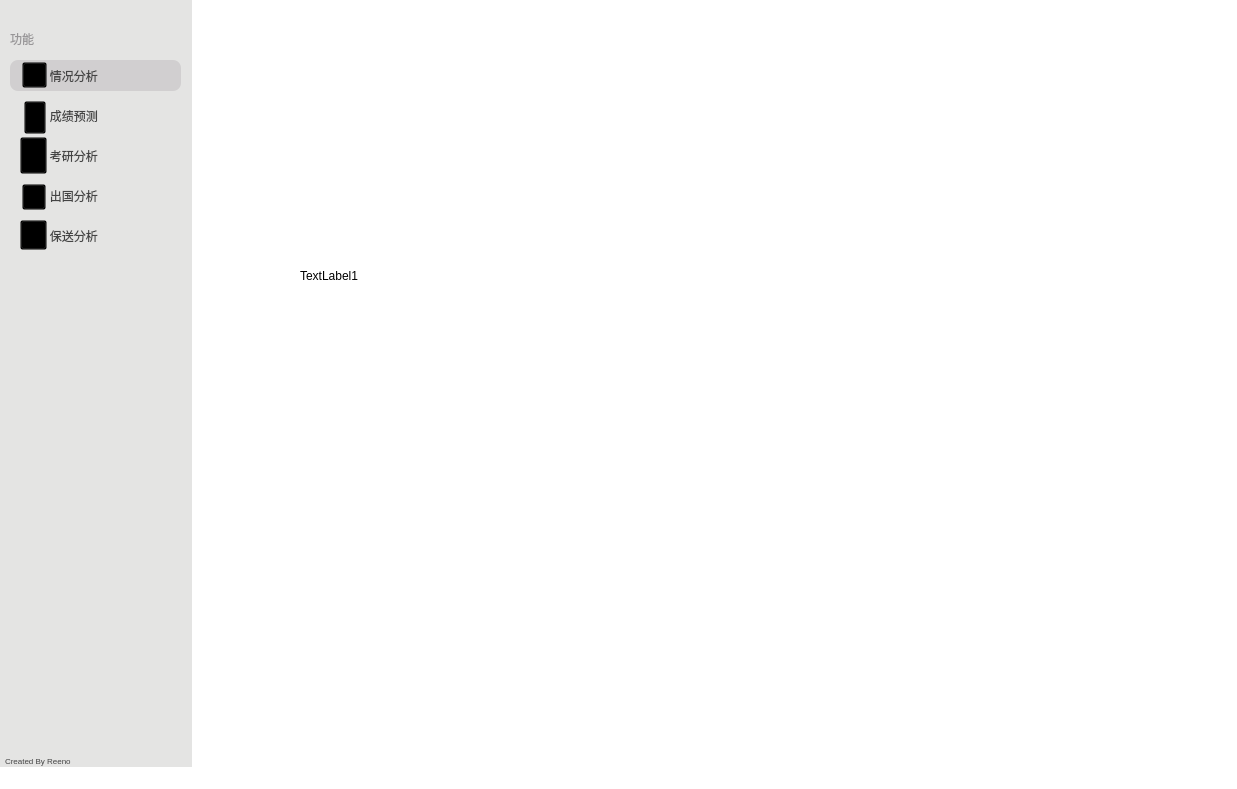
<?xml version="1.0" encoding="UTF-8"?>
<ui version="4.0">
 <class>MainWindow</class>
 <widget class="QMainWindow" name="MainWindow">
  <property name="geometry">
   <rect>
    <x>0</x>
    <y>0</y>
    <width>1237</width>
    <height>789</height>
   </rect>
  </property>
  <property name="minimumSize">
   <size>
    <width>1071</width>
    <height>705</height>
   </size>
  </property>
  <property name="maximumSize">
   <size>
    <width>2000</width>
    <height>2000</height>
   </size>
  </property>
  <property name="windowTitle">
   <string>MainWindow</string>
  </property>
  <property name="styleSheet">
   <string notr="true">background:rgb(255, 255, 255)</string>
  </property>
  <widget class="QWidget" name="centralwidget">
   <widget class="QListView" name="Left_Area">
    <property name="enabled">
     <bool>false</bool>
    </property>
    <property name="geometry">
     <rect>
      <x>0</x>
      <y>-50</y>
      <width>192</width>
      <height>851</height>
     </rect>
    </property>
    <property name="autoFillBackground">
     <bool>false</bool>
    </property>
    <property name="styleSheet">
     <string notr="true">background-color:rgb(228, 228, 227);
border:transparent;
</string>
    </property>
   </widget>
   <widget class="QStackedWidget" name="stackedWidget">
    <property name="geometry">
     <rect>
      <x>200</x>
      <y>0</y>
      <width>1031</width>
      <height>781</height>
     </rect>
    </property>
    <property name="styleSheet">
     <string notr="true">background-color:rgb(255, 255, 255)</string>
    </property>
    <property name="currentIndex">
     <number>0</number>
    </property>
    <widget class="QWidget" name="page_1">
     <widget class="QLabel" name="label_3">
      <property name="geometry">
       <rect>
        <x>100</x>
        <y>40</y>
        <width>571</width>
        <height>471</height>
       </rect>
      </property>
      <property name="text">
       <string>TextLabel1</string>
      </property>
     </widget>
    </widget>
    <widget class="QWidget" name="page_2">
     <widget class="QLabel" name="label_4">
      <property name="geometry">
       <rect>
        <x>310</x>
        <y>300</y>
        <width>291</width>
        <height>161</height>
       </rect>
      </property>
      <property name="text">
       <string>TextLabel2</string>
      </property>
     </widget>
    </widget>
    <widget class="QWidget" name="page_3">
     <widget class="QLabel" name="label_5">
      <property name="geometry">
       <rect>
        <x>210</x>
        <y>260</y>
        <width>381</width>
        <height>191</height>
       </rect>
      </property>
      <property name="text">
       <string>TextLabel3</string>
      </property>
     </widget>
    </widget>
    <widget class="QWidget" name="page_4">
     <widget class="QLabel" name="label">
      <property name="geometry">
       <rect>
        <x>260</x>
        <y>180</y>
        <width>221</width>
        <height>121</height>
       </rect>
      </property>
      <property name="text">
       <string>TextLabel4</string>
      </property>
     </widget>
    </widget>
    <widget class="QWidget" name="page_5">
     <widget class="QLabel" name="label_2">
      <property name="geometry">
       <rect>
        <x>290</x>
        <y>240</y>
        <width>251</width>
        <height>141</height>
       </rect>
      </property>
      <property name="text">
       <string>TextLabel5</string>
      </property>
     </widget>
    </widget>
   </widget>
   <widget class="QLabel" name="label_6">
    <property name="geometry">
     <rect>
      <x>10</x>
      <y>30</y>
      <width>26</width>
      <height>18</height>
     </rect>
    </property>
    <property name="styleSheet">
     <string notr="true">background-color:rgb(228, 228, 227);
color:rgb(152, 150, 152);</string>
    </property>
    <property name="text">
     <string>功能</string>
    </property>
   </widget>
   <widget class="QToolButton" name="toolButton">
    <property name="geometry">
     <rect>
      <x>22</x>
      <y>62</y>
      <width>25</width>
      <height>26</height>
     </rect>
    </property>
    <property name="styleSheet">
     <string notr="true">background-color:transparent;
border-image:url(:/1.png)</string>
    </property>
    <property name="text">
     <string/>
    </property>
   </widget>
   <widget class="QToolButton" name="toolButton_2">
    <property name="geometry">
     <rect>
      <x>22</x>
      <y>184</y>
      <width>24</width>
      <height>26</height>
     </rect>
    </property>
    <property name="styleSheet">
     <string notr="true">border-image:url(:/2.png);
background-color:transparent;</string>
    </property>
    <property name="text">
     <string/>
    </property>
   </widget>
   <widget class="QToolButton" name="toolButton_3">
    <property name="geometry">
     <rect>
      <x>20</x>
      <y>220</y>
      <width>27</width>
      <height>30</height>
     </rect>
    </property>
    <property name="styleSheet">
     <string notr="true">border-image:url(:/3.png);
background-color:transparent;</string>
    </property>
    <property name="text">
     <string/>
    </property>
   </widget>
   <widget class="QToolButton" name="toolButton_4">
    <property name="geometry">
     <rect>
      <x>20</x>
      <y>137</y>
      <width>27</width>
      <height>37</height>
     </rect>
    </property>
    <property name="styleSheet">
     <string notr="true">border-image:url(:/4.png);
background-color:transparent;</string>
    </property>
    <property name="text">
     <string/>
    </property>
   </widget>
   <widget class="QToolButton" name="toolButton_5">
    <property name="geometry">
     <rect>
      <x>24</x>
      <y>101</y>
      <width>22</width>
      <height>33</height>
     </rect>
    </property>
    <property name="styleSheet">
     <string notr="true">border-image:url(:/5.png);
background-color:transparent;</string>
    </property>
    <property name="text">
     <string/>
    </property>
   </widget>
   <widget class="QFrame" name="frame">
    <property name="geometry">
     <rect>
      <x>0</x>
      <y>0</y>
      <width>192</width>
      <height>781</height>
     </rect>
    </property>
    <property name="styleSheet">
     <string notr="true">background-color:transparent;
border:transparent;</string>
    </property>
    <property name="frameShape">
     <enum>QFrame::StyledPanel</enum>
    </property>
    <property name="frameShadow">
     <enum>QFrame::Raised</enum>
    </property>
    <widget class="QPushButton" name="pushButton_5">
     <property name="geometry">
      <rect>
       <x>10</x>
       <y>220</y>
       <width>171</width>
       <height>32</height>
      </rect>
     </property>
     <property name="styleSheet">
      <string notr="true">QPushButton{background-color: rgb(228, 228, 227);border:1px rgb(225, 225, 225);border-radius:8px;padding:2px 4px;color:rgb(68,68,68);}
QPushButton:checked{background-color:rgb(209, 207, 208);border:1px rgb(209, 207, 208);border-radius:8px;padding:2px 4px;color:rgb(68,68,68);}</string>
     </property>
     <property name="text">
      <string>保送分析             </string>
     </property>
     <property name="checkable">
      <bool>true</bool>
     </property>
     <property name="autoExclusive">
      <bool>true</bool>
     </property>
     <property name="flat">
      <bool>false</bool>
     </property>
    </widget>
    <widget class="QPushButton" name="pushButton_4">
     <property name="geometry">
      <rect>
       <x>10</x>
       <y>180</y>
       <width>171</width>
       <height>32</height>
      </rect>
     </property>
     <property name="styleSheet">
      <string notr="true">QPushButton{background-color: rgb(228, 228, 227);border:1px rgb(225, 225, 225);border-radius:8px;padding:2px 4px;color:rgb(68,68,68);}
QPushButton:checked{background-color:rgb(209, 207, 208);border:1px rgb(209, 207, 208);border-radius:8px;padding:2px 4px;color:rgb(68,68,68);}</string>
     </property>
     <property name="text">
      <string>出国分析             </string>
     </property>
     <property name="checkable">
      <bool>true</bool>
     </property>
     <property name="autoExclusive">
      <bool>true</bool>
     </property>
    </widget>
    <widget class="QPushButton" name="pushButton_3">
     <property name="geometry">
      <rect>
       <x>10</x>
       <y>140</y>
       <width>171</width>
       <height>32</height>
      </rect>
     </property>
     <property name="styleSheet">
      <string notr="true">QPushButton{background-color: rgb(228, 228, 227);border:1px rgb(225, 225, 225);border-radius:8px;padding:2px 4px;color:rgb(68,68,68);}
QPushButton:checked{background-color:rgb(209, 207, 208);border:1px rgb(209, 207, 208);border-radius:8px;padding:2px 4px;color:rgb(68,68,68);}</string>
     </property>
     <property name="text">
      <string>考研分析             </string>
     </property>
     <property name="checkable">
      <bool>true</bool>
     </property>
     <property name="autoExclusive">
      <bool>true</bool>
     </property>
    </widget>
    <widget class="QPushButton" name="pushButton_2">
     <property name="geometry">
      <rect>
       <x>10</x>
       <y>100</y>
       <width>171</width>
       <height>32</height>
      </rect>
     </property>
     <property name="styleSheet">
      <string notr="true">QPushButton{background-color: rgb(228, 228, 227);border:1px rgb(225, 225, 225);border-radius:8px;padding:2px 4px;color:rgb(68,68,68);}
QPushButton:checked{background-color:rgb(209, 207, 208);border:1px rgb(209, 207, 208);border-radius:8px;padding:2px 4px;color:rgb(68,68,68);}
</string>
     </property>
     <property name="text">
      <string>成绩预测             </string>
     </property>
     <property name="checkable">
      <bool>true</bool>
     </property>
     <property name="autoExclusive">
      <bool>true</bool>
     </property>
    </widget>
    <widget class="QPushButton" name="pushButton">
     <property name="enabled">
      <bool>true</bool>
     </property>
     <property name="geometry">
      <rect>
       <x>10</x>
       <y>60</y>
       <width>171</width>
       <height>31</height>
      </rect>
     </property>
     <property name="palette">
      <palette>
       <active>
        <colorrole role="WindowText">
         <brush brushstyle="SolidPattern">
          <color alpha="255">
           <red>68</red>
           <green>68</green>
           <blue>68</blue>
          </color>
         </brush>
        </colorrole>
        <colorrole role="Button">
         <brush brushstyle="SolidPattern">
          <color alpha="255">
           <red>228</red>
           <green>228</green>
           <blue>227</blue>
          </color>
         </brush>
        </colorrole>
        <colorrole role="Text">
         <brush brushstyle="SolidPattern">
          <color alpha="255">
           <red>68</red>
           <green>68</green>
           <blue>68</blue>
          </color>
         </brush>
        </colorrole>
        <colorrole role="ButtonText">
         <brush brushstyle="SolidPattern">
          <color alpha="255">
           <red>68</red>
           <green>68</green>
           <blue>68</blue>
          </color>
         </brush>
        </colorrole>
        <colorrole role="Base">
         <brush brushstyle="SolidPattern">
          <color alpha="255">
           <red>228</red>
           <green>228</green>
           <blue>227</blue>
          </color>
         </brush>
        </colorrole>
        <colorrole role="Window">
         <brush brushstyle="SolidPattern">
          <color alpha="255">
           <red>228</red>
           <green>228</green>
           <blue>227</blue>
          </color>
         </brush>
        </colorrole>
       </active>
       <inactive>
        <colorrole role="WindowText">
         <brush brushstyle="SolidPattern">
          <color alpha="255">
           <red>68</red>
           <green>68</green>
           <blue>68</blue>
          </color>
         </brush>
        </colorrole>
        <colorrole role="Button">
         <brush brushstyle="SolidPattern">
          <color alpha="255">
           <red>228</red>
           <green>228</green>
           <blue>227</blue>
          </color>
         </brush>
        </colorrole>
        <colorrole role="Text">
         <brush brushstyle="SolidPattern">
          <color alpha="255">
           <red>68</red>
           <green>68</green>
           <blue>68</blue>
          </color>
         </brush>
        </colorrole>
        <colorrole role="ButtonText">
         <brush brushstyle="SolidPattern">
          <color alpha="255">
           <red>68</red>
           <green>68</green>
           <blue>68</blue>
          </color>
         </brush>
        </colorrole>
        <colorrole role="Base">
         <brush brushstyle="SolidPattern">
          <color alpha="255">
           <red>228</red>
           <green>228</green>
           <blue>227</blue>
          </color>
         </brush>
        </colorrole>
        <colorrole role="Window">
         <brush brushstyle="SolidPattern">
          <color alpha="255">
           <red>228</red>
           <green>228</green>
           <blue>227</blue>
          </color>
         </brush>
        </colorrole>
       </inactive>
       <disabled>
        <colorrole role="WindowText">
         <brush brushstyle="SolidPattern">
          <color alpha="255">
           <red>68</red>
           <green>68</green>
           <blue>68</blue>
          </color>
         </brush>
        </colorrole>
        <colorrole role="Button">
         <brush brushstyle="SolidPattern">
          <color alpha="255">
           <red>228</red>
           <green>228</green>
           <blue>227</blue>
          </color>
         </brush>
        </colorrole>
        <colorrole role="Text">
         <brush brushstyle="SolidPattern">
          <color alpha="255">
           <red>68</red>
           <green>68</green>
           <blue>68</blue>
          </color>
         </brush>
        </colorrole>
        <colorrole role="ButtonText">
         <brush brushstyle="SolidPattern">
          <color alpha="255">
           <red>68</red>
           <green>68</green>
           <blue>68</blue>
          </color>
         </brush>
        </colorrole>
        <colorrole role="Base">
         <brush brushstyle="SolidPattern">
          <color alpha="255">
           <red>228</red>
           <green>228</green>
           <blue>227</blue>
          </color>
         </brush>
        </colorrole>
        <colorrole role="Window">
         <brush brushstyle="SolidPattern">
          <color alpha="255">
           <red>228</red>
           <green>228</green>
           <blue>227</blue>
          </color>
         </brush>
        </colorrole>
       </disabled>
      </palette>
     </property>
     <property name="styleSheet">
      <string notr="true">QPushButton{background-color: rgb(228, 228, 227);border:1px rgb(225, 225, 225);border-radius:8px;padding:2px 4px;color:rgb(68,68,68);}
QPushButton:checked{background-color:rgb(209, 207, 208);border:1px rgb(209, 207, 208);border-radius:8px;padding:2px 4px;color:rgb(68,68,68);}</string>
     </property>
     <property name="text">
      <string>情况分析             </string>
     </property>
     <property name="checkable">
      <bool>true</bool>
     </property>
     <property name="checked">
      <bool>true</bool>
     </property>
     <property name="autoExclusive">
      <bool>true</bool>
     </property>
     <property name="autoDefault">
      <bool>false</bool>
     </property>
     <property name="default">
      <bool>false</bool>
     </property>
     <property name="flat">
      <bool>false</bool>
     </property>
    </widget>
    <widget class="QLabel" name="label_7">
     <property name="geometry">
      <rect>
       <x>5</x>
       <y>750</y>
       <width>71</width>
       <height>21</height>
      </rect>
     </property>
     <property name="styleSheet">
      <string notr="true">color:rgb(68,68,68);
font-size:8px

</string>
     </property>
     <property name="text">
      <string>Created By Reeno</string>
     </property>
    </widget>
   </widget>
   <zorder>Left_Area</zorder>
   <zorder>frame</zorder>
   <zorder>stackedWidget</zorder>
   <zorder>label_6</zorder>
   <zorder>toolButton</zorder>
   <zorder>toolButton_2</zorder>
   <zorder>toolButton_3</zorder>
   <zorder>toolButton_4</zorder>
   <zorder>toolButton_5</zorder>
  </widget>
  <widget class="QStatusBar" name="statusbar"/>
 </widget>
 <resources>
  <include location="ICON/Untitled.qrc"/>
 </resources>
 <connections/>
</ui>
